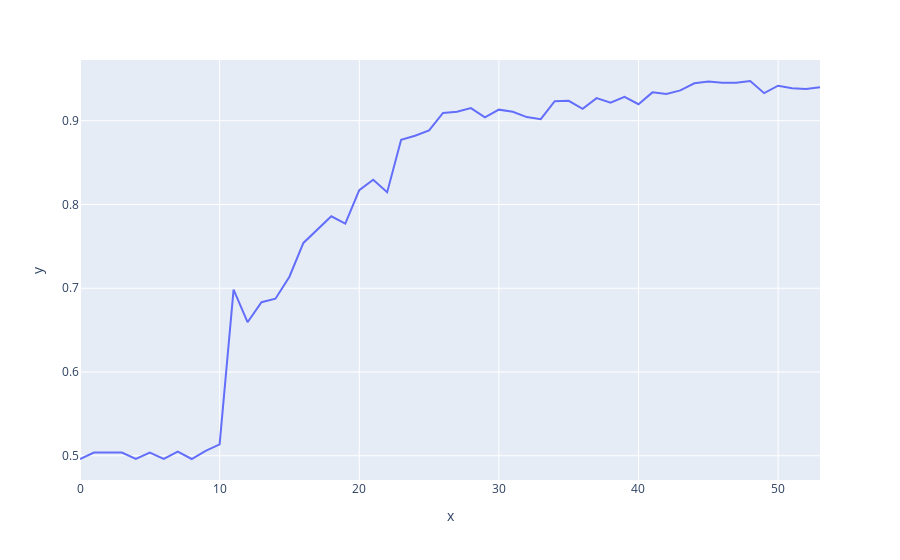

Notebook cell for this chart:
### Code cell
# ## SETTINGS

# # Blockchain
# NUM_Clients = 5 # number of clients contributing per training round

# # ML
# Cluster_Size = 100 # max client dataset size for training
# Batch_Size = 10
# NUM_Epoch = 3
# num_classes = 2

# # Krum
# krum_f = 0.25 # percentage of byzantine nodes

# # Differential Privacy
# Gaussian_Noise = False
# Gaussian_Noise_Std_Dev = 0.10

# Gradient_Clipping = False
# Clip_Norm = 0.25

# Gradient_Pruning = True <-----
# initial_sparsity = 0.00
# final_sparsity = 0.50

# backdoor = True <-----
# poisonedLocals = [1, 11, 22, 99]
print(acc_array)
fig = px.line(y=acc_array)
fig.show()

### Figure 1 — Plotly figure (JSON) as saved in the notebook; plotly's stock layout.template omitted (floating-point values rounded to 4 significant figures)
{"data": [{"hovertemplate": "x=%{x}<br>y=%{y}<extra></extra>", "legendgroup": "", "line": {"color": "#636efa", "dash": "solid"}, "mode": "lines", "name": "", "orientation": "v", "showlegend": false, "type": "scatter", "x": [0, 1, 2, 3, 4, 5, 6, 7, 8, 9, 10, 11, 12, 13, 14, 15, 16, 17, 18, 19, 20, 21, 22, 23, 24, 25, 26, 27, 28, 29, 30, 31, 32, 33, 34, 35, 36, 37, 38, 39, 40, 41, 42, 43, 44, 45, 46, 47, 48, 49, 50, 51, 52, 53], "xaxis": "x", "y": [0.4961, 0.5039, 0.5039, 0.5039, 0.4961, 0.5039, 0.4961, 0.5048, 0.4961, 0.5059, 0.5135, 0.6984, 0.6594, 0.6833, 0.6875, 0.7137, 0.7541, 0.7706, 0.786, 0.7773, 0.8171, 0.8296, 0.8148, 0.8772, 0.8821, 0.8885, 0.9093, 0.9107, 0.9151, 0.904, 0.9133, 0.9107, 0.9044, 0.9019, 0.9234, 0.9238, 0.9144, 0.927, 0.9216, 0.9287, 0.9198, 0.9339, 0.9321, 0.9363, 0.9448, 0.9468, 0.9453, 0.9455, 0.9475, 0.933, 0.9419, 0.9388, 0.9379, 0.9401], "yaxis": "y"}], "layout": {"autosize": true, "legend": {"tracegroupgap": 0}, "margin": {"t": 60}, "xaxis": {"anchor": "y", "autorange": true, "domain": [0, 1], "range": [0, 53], "title": {"text": "x"}, "type": "linear"}, "yaxis": {"anchor": "x", "autorange": true, "domain": [0, 1], "range": [0.471, 0.9726], "title": {"text": "y"}, "type": "linear"}}}
